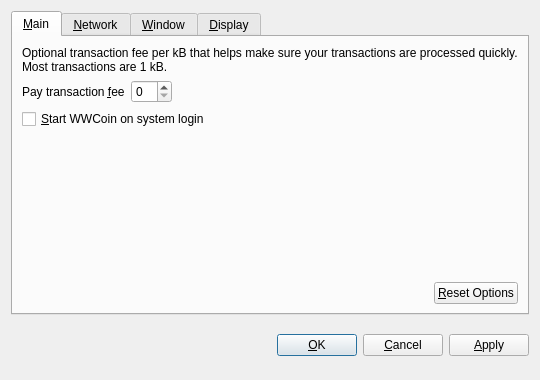
<?xml version="1.0" encoding="UTF-8"?>
<ui version="4.0">
 <class>OptionsDialog</class>
 <widget class="QDialog" name="OptionsDialog">
  <property name="geometry">
   <rect>
    <x>0</x>
    <y>0</y>
    <width>540</width>
    <height>380</height>
   </rect>
  </property>
  <property name="windowTitle">
   <string>Options</string>
  </property>
  <property name="modal">
   <bool>true</bool>
  </property>
  <layout class="QVBoxLayout" name="verticalLayout">
   <item>
    <widget class="QTabWidget" name="tabWidget">
     <property name="tabPosition">
      <enum>QTabWidget::North</enum>
     </property>
     <property name="currentIndex">
      <number>0</number>
     </property>
     <widget class="QWidget" name="tabMain">
      <attribute name="title">
       <string>&amp;Main</string>
      </attribute>
      <layout class="QVBoxLayout" name="verticalLayout_Main">
       <item>
        <widget class="QLabel" name="transactionFeeInfoLabel">
         <property name="text">
          <string>Optional transaction fee per kB that helps make sure your transactions are processed quickly. Most transactions are 1 kB.</string>
         </property>
         <property name="textFormat">
          <enum>Qt::PlainText</enum>
         </property>
         <property name="wordWrap">
          <bool>true</bool>
         </property>
        </widget>
       </item>
       <item>
        <layout class="QHBoxLayout" name="horizontalLayout_1_Main">
         <item>
          <widget class="QLabel" name="transactionFeeLabel">
           <property name="text">
            <string>Pay transaction &amp;fee</string>
           </property>
           <property name="textFormat">
            <enum>Qt::PlainText</enum>
           </property>
           <property name="buddy">
            <cstring>transactionFee</cstring>
           </property>
          </widget>
         </item>
         <item>
          <widget class="BitcoinAmountField" name="transactionFee"/>
         </item>
         <item>
          <spacer name="horizontalSpacer_1_Main">
           <property name="orientation">
            <enum>Qt::Horizontal</enum>
           </property>
           <property name="sizeHint" stdset="0">
            <size>
             <width>40</width>
             <height>20</height>
            </size>
           </property>
          </spacer>
         </item>
        </layout>
       </item>
       <item>
        <widget class="QCheckBox" name="bitcoinAtStartup">
         <property name="toolTip">
          <string>Automatically start ABCCoin after logging in to the system.</string>
         </property>
         <property name="text">
          <string>&amp;Start WWCoin on system login</string>
         </property>
        </widget>
       </item>
       <item>
        <spacer name="verticalSpacer_Main">
         <property name="orientation">
          <enum>Qt::Vertical</enum>
         </property>
         <property name="sizeHint" stdset="0">
          <size>
           <width>20</width>
           <height>40</height>
          </size>
         </property>
        </spacer>
       </item>
       <item>
        <layout class="QHBoxLayout" name="horizontalLayout_2_Main">
         <item>
          <spacer name="horizontalSpacer_2_Main">
           <property name="orientation">
            <enum>Qt::Horizontal</enum>
           </property>
           <property name="sizeHint" stdset="0">
            <size>
             <width>40</width>
             <height>20</height>
            </size>
           </property>
          </spacer>
         </item>
         <item>
          <widget class="QPushButton" name="resetButton">
           <property name="toolTip">
            <string>Reset all client options to default.</string>
           </property>
           <property name="text">
            <string>&amp;Reset Options</string>
           </property>
           <property name="autoDefault">
            <bool>false</bool>
           </property>
          </widget>
         </item>
        </layout>
       </item>
      </layout>
     </widget>
     <widget class="QWidget" name="tabNetwork">
      <attribute name="title">
       <string>&amp;Network</string>
      </attribute>
      <layout class="QVBoxLayout" name="verticalLayout_Network">
       <item>
        <widget class="QCheckBox" name="mapPortUpnp">
         <property name="toolTip">
          <string>Automatically open the ABCCoin client port on the router. This only works when your router supports UPnP and it is enabled.</string>
         </property>
         <property name="text">
          <string>Map port using &amp;UPnP</string>
         </property>
        </widget>
       </item>
       <item>
        <widget class="QCheckBox" name="connectSocks">
         <property name="toolTip">
          <string>Connect to the ABCCoin network through a SOCKS proxy (e.g. when connecting through Tor).</string>
         </property>
         <property name="text">
          <string>&amp;Connect through SOCKS proxy:</string>
         </property>
        </widget>
       </item>
       <item>
        <layout class="QHBoxLayout" name="horizontalLayout_Network">
         <item>
          <widget class="QLabel" name="proxyIpLabel">
           <property name="text">
            <string>Proxy &amp;IP:</string>
           </property>
           <property name="textFormat">
            <enum>Qt::PlainText</enum>
           </property>
           <property name="buddy">
            <cstring>proxyIp</cstring>
           </property>
          </widget>
         </item>
         <item>
          <widget class="QValidatedLineEdit" name="proxyIp">
           <property name="maximumSize">
            <size>
             <width>140</width>
             <height>16777215</height>
            </size>
           </property>
           <property name="toolTip">
            <string>IP address of the proxy (e.g. 127.0.0.1)</string>
           </property>
          </widget>
         </item>
         <item>
          <widget class="QLabel" name="proxyPortLabel">
           <property name="text">
            <string>&amp;Port:</string>
           </property>
           <property name="textFormat">
            <enum>Qt::PlainText</enum>
           </property>
           <property name="buddy">
            <cstring>proxyPort</cstring>
           </property>
          </widget>
         </item>
         <item>
          <widget class="QLineEdit" name="proxyPort">
           <property name="maximumSize">
            <size>
             <width>55</width>
             <height>16777215</height>
            </size>
           </property>
           <property name="toolTip">
            <string>Port of the proxy (e.g. 9050)</string>
           </property>
          </widget>
         </item>
         <item>
          <widget class="QLabel" name="socksVersionLabel">
           <property name="text">
            <string>SOCKS &amp;Version:</string>
           </property>
           <property name="textFormat">
            <enum>Qt::PlainText</enum>
           </property>
           <property name="buddy">
            <cstring>socksVersion</cstring>
           </property>
          </widget>
         </item>
         <item>
          <widget class="QValueComboBox" name="socksVersion">
           <property name="toolTip">
            <string>SOCKS version of the proxy (e.g. 5)</string>
           </property>
          </widget>
         </item>
         <item>
          <spacer name="horizontalSpacer_Network">
           <property name="orientation">
            <enum>Qt::Horizontal</enum>
           </property>
           <property name="sizeHint" stdset="0">
            <size>
             <width>40</width>
             <height>20</height>
            </size>
           </property>
          </spacer>
         </item>
        </layout>
       </item>
       <item>
        <spacer name="verticalSpacer_Network">
         <property name="orientation">
          <enum>Qt::Vertical</enum>
         </property>
         <property name="sizeHint" stdset="0">
          <size>
           <width>20</width>
           <height>40</height>
          </size>
         </property>
        </spacer>
       </item>
      </layout>
     </widget>
     <widget class="QWidget" name="tabWindow">
      <attribute name="title">
       <string>&amp;Window</string>
      </attribute>
      <layout class="QVBoxLayout" name="verticalLayout_Window">
       <item>
        <widget class="QCheckBox" name="minimizeToTray">
         <property name="toolTip">
          <string>Show only a tray icon after minimizing the window.</string>
         </property>
         <property name="text">
          <string>&amp;Minimize to the tray instead of the taskbar</string>
         </property>
        </widget>
       </item>
       <item>
        <widget class="QCheckBox" name="minimizeOnClose">
         <property name="toolTip">
          <string>Minimize instead of exit the application when the window is closed. When this option is enabled, the application will be closed only after selecting Quit in the menu.</string>
         </property>
         <property name="text">
          <string>M&amp;inimize on close</string>
         </property>
        </widget>
       </item>
       <item>
        <spacer name="verticalSpacer_Window">
         <property name="orientation">
          <enum>Qt::Vertical</enum>
         </property>
         <property name="sizeHint" stdset="0">
          <size>
           <width>20</width>
           <height>40</height>
          </size>
         </property>
        </spacer>
       </item>
      </layout>
     </widget>
     <widget class="QWidget" name="tabDisplay">
      <attribute name="title">
       <string>&amp;Display</string>
      </attribute>
      <layout class="QVBoxLayout" name="verticalLayout_Display">
       <item>
        <layout class="QHBoxLayout" name="horizontalLayout_1_Display">
         <item>
          <widget class="QLabel" name="langLabel">
           <property name="text">
            <string>User Interface &amp;language:</string>
           </property>
           <property name="textFormat">
            <enum>Qt::PlainText</enum>
           </property>
           <property name="buddy">
            <cstring>lang</cstring>
           </property>
          </widget>
         </item>
         <item>
          <widget class="QValueComboBox" name="lang">
           <property name="toolTip">
            <string>The user interface language can be set here. This setting will take effect after restarting ABCCoin.</string>
           </property>
          </widget>
         </item>
        </layout>
       </item>
       <item>
        <layout class="QHBoxLayout" name="horizontalLayout_2_Display">
         <item>
          <widget class="QLabel" name="unitLabel">
           <property name="text">
            <string>&amp;Unit to show amounts in:</string>
           </property>
           <property name="textFormat">
            <enum>Qt::PlainText</enum>
           </property>
           <property name="buddy">
            <cstring>unit</cstring>
           </property>
          </widget>
         </item>
         <item>
          <widget class="QValueComboBox" name="unit">
           <property name="toolTip">
            <string>Choose the default subdivision unit to show in the interface and when sending coins.</string>
           </property>
          </widget>
         </item>
        </layout>
       </item>
       <item>
        <widget class="QCheckBox" name="displayAddresses">
         <property name="toolTip">
          <string>Whether to show ABCCoin addresses in the transaction list or not.</string>
         </property>
         <property name="text">
          <string>&amp;Display addresses in transaction list</string>
         </property>
        </widget>
       </item>
       <item>
        <spacer name="verticalSpacer_Display">
         <property name="orientation">
          <enum>Qt::Vertical</enum>
         </property>
         <property name="sizeHint" stdset="0">
          <size>
           <width>20</width>
           <height>40</height>
          </size>
         </property>
        </spacer>
       </item>
      </layout>
     </widget>
    </widget>
   </item>
   <item>
    <layout class="QHBoxLayout" name="horizontalLayout_Buttons">
     <item>
      <spacer name="horizontalSpacer_1">
       <property name="orientation">
        <enum>Qt::Horizontal</enum>
       </property>
       <property name="sizeHint" stdset="0">
        <size>
         <width>40</width>
         <height>48</height>
        </size>
       </property>
      </spacer>
     </item>
     <item>
      <widget class="QLabel" name="statusLabel">
       <property name="font">
        <font>
         <weight>75</weight>
         <bold>true</bold>
        </font>
       </property>
       <property name="text">
        <string/>
       </property>
       <property name="textFormat">
        <enum>Qt::PlainText</enum>
       </property>
       <property name="wordWrap">
        <bool>true</bool>
       </property>
      </widget>
     </item>
     <item>
      <spacer name="horizontalSpacer_2">
       <property name="orientation">
        <enum>Qt::Horizontal</enum>
       </property>
       <property name="sizeHint" stdset="0">
        <size>
         <width>40</width>
         <height>48</height>
        </size>
       </property>
      </spacer>
     </item>
     <item>
      <widget class="QPushButton" name="okButton">
       <property name="text">
        <string>&amp;OK</string>
       </property>
      </widget>
     </item>
     <item>
      <widget class="QPushButton" name="cancelButton">
       <property name="text">
        <string>&amp;Cancel</string>
       </property>
       <property name="autoDefault">
        <bool>false</bool>
       </property>
      </widget>
     </item>
     <item>
      <widget class="QPushButton" name="applyButton">
       <property name="text">
        <string>&amp;Apply</string>
       </property>
       <property name="autoDefault">
        <bool>false</bool>
       </property>
      </widget>
     </item>
    </layout>
   </item>
  </layout>
 </widget>
 <customwidgets>
  <customwidget>
   <class>BitcoinAmountField</class>
   <extends>QSpinBox</extends>
   <header>bitcoinamountfield.h</header>
  </customwidget>
  <customwidget>
   <class>QValueComboBox</class>
   <extends>QComboBox</extends>
   <header>qvaluecombobox.h</header>
  </customwidget>
  <customwidget>
   <class>QValidatedLineEdit</class>
   <extends>QLineEdit</extends>
   <header>qvalidatedlineedit.h</header>
  </customwidget>
 </customwidgets>
 <resources/>
 <connections/>
</ui>
